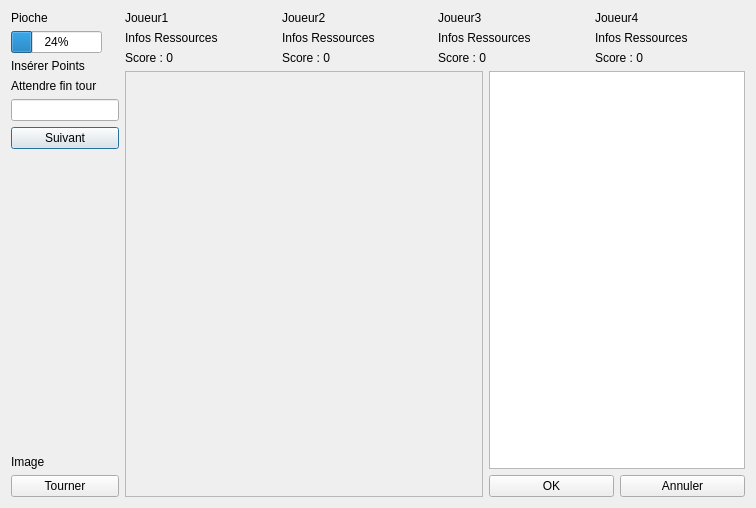
<?xml version="1.0" encoding="UTF-8"?>
<ui version="4.0">
    <class>Jeu_Carcassonne</class>
    <widget class="QDialog" name="Jeu_Carcassonne">
        <property name="geometry">
            <rect>
                <x>0</x>
                <y>0</y>
                <width>756</width>
                <height>508</height>
            </rect>
        </property>
        <property name="windowTitle">
            <string>Dialog</string>
        </property>
        <layout class="QHBoxLayout" name="horizontalLayout_4">
            <item>
                <layout class="QHBoxLayout" name="horizontalLayout_3" stretch="0,0">
                    <item>
                        <layout class="QVBoxLayout" name="verticalLayout">
                            <item>
                                <layout class="QVBoxLayout" name="verticalLayout_3">
                                    <item>
                                        <widget class="QLabel" name="label_16">
                                            <property name="sizePolicy">
                                                <sizepolicy hsizetype="Preferred" vsizetype="Minimum">
                                                    <horstretch>0</horstretch>
                                                    <verstretch>0</verstretch>
                                                </sizepolicy>
                                            </property>
                                            <property name="text">
                                                <string>Pioche</string>
                                            </property>
                                        </widget>
                                    </item>
                                    <item>
                                        <widget class="QProgressBar" name="progressBar">
                                            <property name="sizePolicy">
                                                <sizepolicy hsizetype="Fixed" vsizetype="Fixed">
                                                    <horstretch>0</horstretch>
                                                    <verstretch>0</verstretch>
                                                </sizepolicy>
                                            </property>
                                            <property name="value">
                                                <number>24</number>
                                            </property>
                                        </widget>
                                    </item>
                                    <item>
                                        <layout class="QVBoxLayout" name="verticalLayout_5">
                                            <item>
                                                <layout class="QVBoxLayout" name="verticalLayout_2">
                                                    <item>
                                                        <widget class="QLabel" name="label_2">
                                                            <property name="sizePolicy">
                                                                <sizepolicy hsizetype="Minimum" vsizetype="Minimum">
                                                                    <horstretch>0</horstretch>
                                                                    <verstretch>0</verstretch>
                                                                </sizepolicy>
                                                            </property>
                                                            <property name="text">
                                                                <string>Insérer Points</string>
                                                            </property>
                                                        </widget>
                                                    </item>
                                                    <item>
                                                        <widget class="QLabel" name="label_3">
                                                            <property name="sizePolicy">
                                                                <sizepolicy hsizetype="Minimum" vsizetype="Minimum">
                                                                    <horstretch>0</horstretch>
                                                                    <verstretch>0</verstretch>
                                                                </sizepolicy>
                                                            </property>
                                                            <property name="text">
                                                                <string>Attendre fin tour</string>
                                                            </property>
                                                        </widget>
                                                    </item>
                                                    <item>
                                                        <widget class="QLineEdit" name="lineEdit">
                                                            <property name="sizePolicy">
                                                                <sizepolicy hsizetype="Fixed" vsizetype="Fixed">
                                                                    <horstretch>0</horstretch>
                                                                    <verstretch>0</verstretch>
                                                                </sizepolicy>
                                                            </property>
                                                        </widget>
                                                    </item>
                                                    <item>
                                                        <widget class="QPushButton" name="pushButton_2">
                                                            <property name="text">
                                                                <string>Suivant</string>
                                                            </property>
                                                        </widget>
                                                    </item>
                                                    <item>
                                                        <spacer name="verticalSpacer_2">
                                                            <property name="orientation">
                                                                <enum>Qt::Vertical</enum>
                                                            </property>
                                                            <property name="sizeHint" stdset="0">
                                                                <size>
                                                                    <width>20</width>
                                                                    <height>40</height>
                                                                </size>
                                                            </property>
                                                        </spacer>
                                                    </item>
                                                </layout>
                                            </item>
                                            <item>
                                                <widget class="QLabel" name="label_tuile">
                                                    <property name="sizePolicy">
                                                        <sizepolicy hsizetype="Minimum" vsizetype="Maximum">
                                                            <horstretch>0</horstretch>
                                                            <verstretch>0</verstretch>
                                                        </sizepolicy>
                                                    </property>
                                                    <property name="text">
                                                        <string>Image</string>
                                                    </property>
                                                </widget>
                                            </item>
                                            <item>
                                                <widget class="QPushButton" name="pushButton">
                                                    <property name="text">
                                                        <string>Tourner</string>
                                                    </property>
                                                </widget>
                                            </item>
                                        </layout>
                                    </item>
                                </layout>
                            </item>
                        </layout>
                    </item>
                    <item>
                        <layout class="QVBoxLayout" name="verticalLayout_4">
                            <item>
                                <layout class="QHBoxLayout" name="horizontalLayout">
                                    <item>
                                        <layout class="QVBoxLayout" name="verticalLayout_6">
                                            <item>
                                                <widget class="QLabel" name="label_4">
                                                    <property name="text">
                                                        <string>Joueur1</string>
                                                    </property>
                                                </widget>
                                            </item>
                                            <item>
                                                <widget class="QLabel" name="label_5">
                                                    <property name="text">
                                                        <string>Infos Ressources</string>
                                                    </property>
                                                </widget>
                                            </item>
                                            <item>
                                                <widget class="QLabel" name="label_6">
                                                    <property name="text">
                                                        <string>Score : 0</string>
                                                    </property>
                                                </widget>
                                            </item>
                                        </layout>
                                    </item>
                                    <item>
                                        <layout class="QVBoxLayout" name="verticalLayout_8">
                                            <item>
                                                <widget class="QLabel" name="label_10">
                                                    <property name="text">
                                                        <string>Joueur2</string>
                                                    </property>
                                                </widget>
                                            </item>
                                            <item>
                                                <widget class="QLabel" name="label_11">
                                                    <property name="text">
                                                        <string>Infos Ressources</string>
                                                    </property>
                                                </widget>
                                            </item>
                                            <item>
                                                <widget class="QLabel" name="label_12">
                                                    <property name="text">
                                                        <string>Score : 0</string>
                                                    </property>
                                                </widget>
                                            </item>
                                        </layout>
                                    </item>
                                    <item>
                                        <layout class="QVBoxLayout" name="verticalLayout_9">
                                            <item>
                                                <widget class="QLabel" name="label_13">
                                                    <property name="text">
                                                        <string>Joueur3</string>
                                                    </property>
                                                </widget>
                                            </item>
                                            <item>
                                                <widget class="QLabel" name="label_14">
                                                    <property name="text">
                                                        <string>Infos Ressources</string>
                                                    </property>
                                                </widget>
                                            </item>
                                            <item>
                                                <widget class="QLabel" name="label_15">
                                                    <property name="text">
                                                        <string>Score : 0</string>
                                                    </property>
                                                </widget>
                                            </item>
                                        </layout>
                                    </item>
                                    <item>
                                        <layout class="QVBoxLayout" name="verticalLayout_7">
                                            <item>
                                                <widget class="QLabel" name="label_7">
                                                    <property name="text">
                                                        <string>Joueur4</string>
                                                    </property>
                                                </widget>
                                            </item>
                                            <item>
                                                <widget class="QLabel" name="label_9">
                                                    <property name="text">
                                                        <string>Infos Ressources</string>
                                                    </property>
                                                </widget>
                                            </item>
                                            <item>
                                                <widget class="QLabel" name="label_8">
                                                    <property name="text">
                                                        <string>Score : 0</string>
                                                    </property>
                                                </widget>
                                            </item>
                                        </layout>
                                    </item>
                                </layout>
                            </item>
                            <item>
                                <layout class="QHBoxLayout" name="horizontalLayout_2" stretch="100,0">
                                    <item>
                                        <widget class="QScrollArea" name="scrollArea">
                                            <property name="widgetResizable">
                                                <bool>true</bool>
                                            </property>
                                            <widget class="QWidget" name="scrollAreaWidgetContents">
                                                <property name="geometry">
                                                    <rect>
                                                        <x>0</x>
                                                        <y>0</y>
                                                        <width>367</width>
                                                        <height>425</height>
                                                    </rect>
                                                </property>
                                            </widget>
                                        </widget>
                                    </item>
                                    <item>
                                        <layout class="QVBoxLayout" name="verticalLayout_10">
                                            <item>
                                                <widget class="QListWidget" name="listWidget"/>
                                            </item>
                                            <item>
                                                <layout class="QHBoxLayout" name="horizontalLayout_5">
                                                    <item>
                                                        <widget class="QPushButton" name="pushButton_5">
                                                            <property name="text">
                                                                <string>OK</string>
                                                            </property>
                                                        </widget>
                                                    </item>
                                                    <item>
                                                        <widget class="QPushButton" name="pushButton_4">
                                                            <property name="text">
                                                                <string>Annuler</string>
                                                            </property>
                                                        </widget>
                                                    </item>
                                                </layout>
                                            </item>
                                        </layout>
                                    </item>
                                </layout>
                            </item>
                        </layout>
                    </item>
                </layout>
            </item>
        </layout>
    </widget>
    <resources/>
    <connections/>
</ui>
